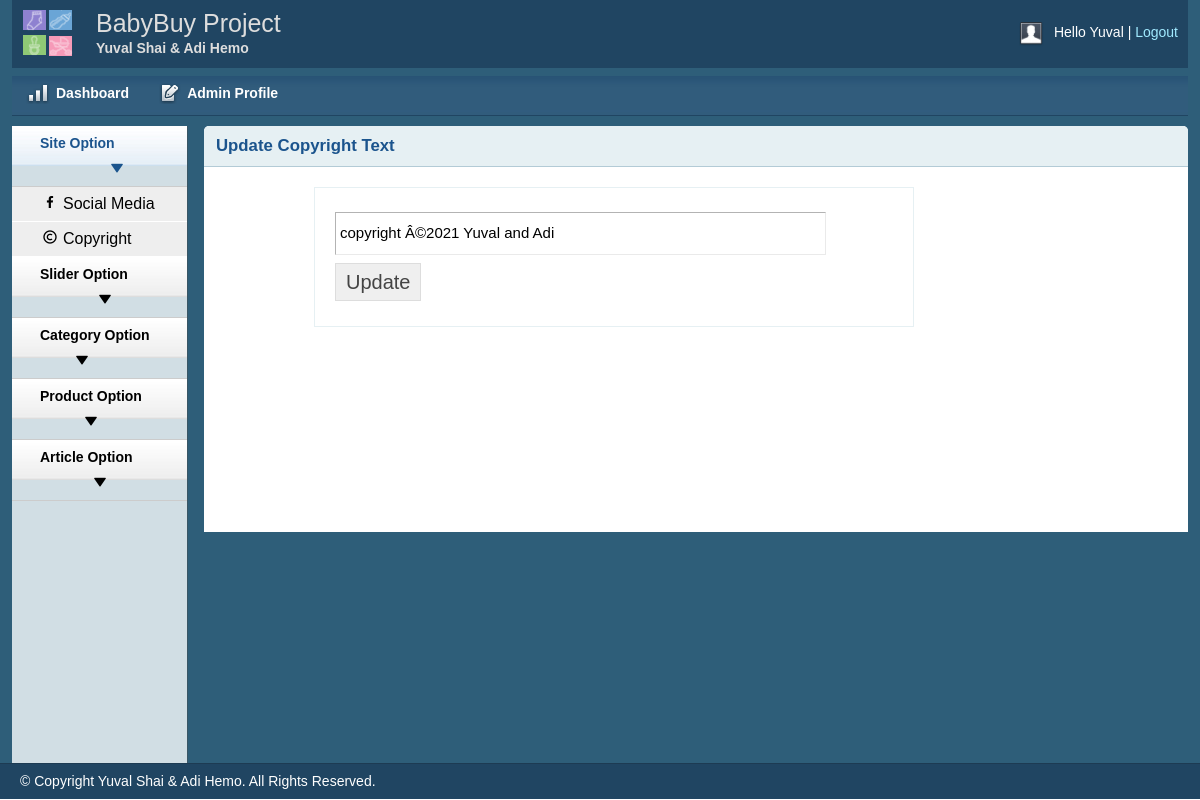
The app's page /admin/copyright.php (signed in), older data.
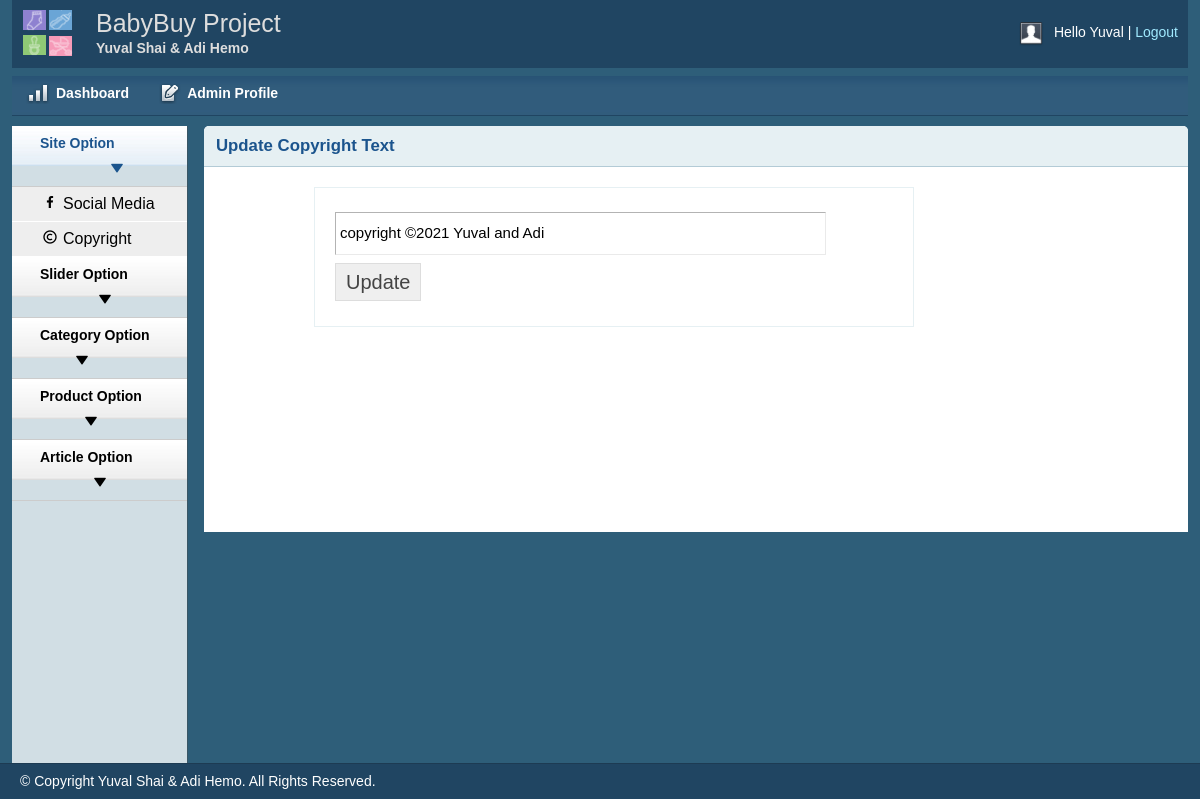
The same page, newer data.
### tables this page shows
CREATE TABLE IF NOT EXISTS `site_options` (
  `id` int NOT NULL AUTO_INCREMENT,
  `facebook` varchar(255) DEFAULT NULL,
  `instagram` varchar(255) DEFAULT NULL,
  `linkedin` varchar(255) DEFAULT NULL,
  `copyright` varchar(255) DEFAULT NULL,
  PRIMARY KEY (`id`)
);

### DataBase/DB_Config.php (called while the page is built, shortened)
<?php
class Database{
    public $host    = DB_HOST;
    public $user    = DB_USER;
    public $pass    = DB_PASS;
    public $dbname  = DB_NAME;
    public $link;
    private function connectDB(){
        $this->link = new mysqli($this->host,$this->user, $this->pass, $this->dbname);
        }
     public function select($query){
        $result = $this->link->query($query) or die ($this->link->error.__LINE__);
        if($result->num_rows > 0){
            return $result;
            } else {
                return false;
            }
         }
}
?>

### classes/User.php (called while the page is built, shortened)
<?php
    $filepath = realpath(dirname(__FILE__));
    require_once ($filepath.'/../DataBase/DB_Config.php');
 ?>
 <?php
class User{
    private $db;
    public function __construct(){
        $this->db = new Database();
    }
    public function getSocial(){
        $query = "SELECT * FROM site_options";
        $result = $this->db->select($query);
        return $result;
    }
    }
 ?>

### admin/copyright.php (the view, shortened to what this page needs)
<?php include 'inc/header.php';?>
<?php include 'inc/sidebar.php';?>
<?php include_once '../classes/User.php'; ?>
<?php
    $user = new User();
    $getSocial = $user->getSocial()->fetch_assoc();
?>
<div class="grid_10">
    <div class="box round first grid">
        <h2>Update Copyright Text</h2>
        <div class="block copyblock">
         <form action="inc/copyright.inc.php" method="POST">
            <table class="form">
                <tr>
                    <td>
                        <input type="text" placeholder="<?= $getSocial['copyright']?>" name="copyright" class="large" value="<?= $getSocial['copyright']?>" />
                    </td>
                </tr>
				 <tr>
                    <td>
                        <input type="submit" name="submit" Value="Update" />
                    </td>
                </tr>
            </table>
            </form>
        </div>
    </div>
</div>
<?php include 'inc/footer.php';?>

Row changes from the older to the newer data that the page shows:
changed site_options: copyright "copyright Â©2021 Yuval and Adi" → "copyright ©2021 Yuval and Adi"
